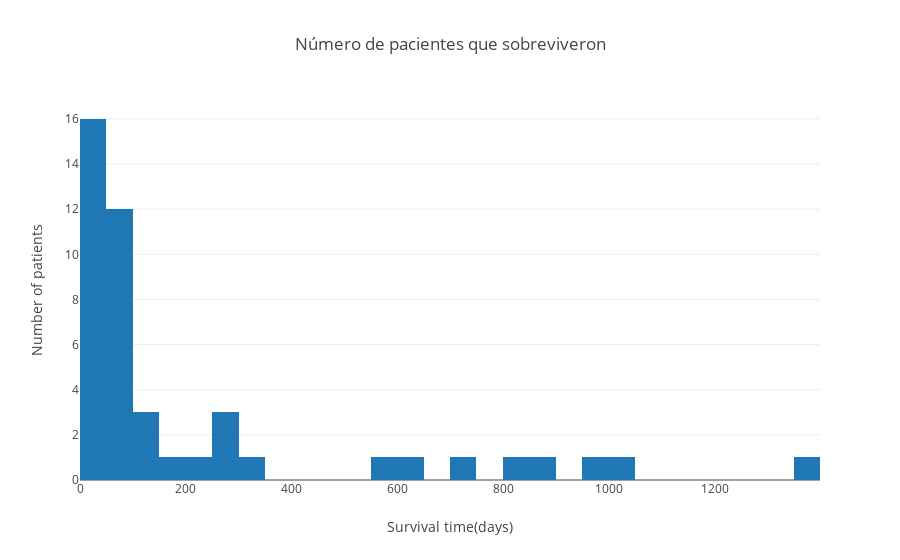

Here is the notebook cell this chart was saved with:
### Code cell
#CON PLOTLY
data2 = [go.Histogram(x=survival, nbinsx= 30)]
layout = go.Layout(title='Número de pacientes que sobreviveron', xaxis=dict(title='Survival time(days)'),yaxis=dict(title='Number of patients'))
fig = go.Figure(data=data2,layout=layout)
iplot(fig, filename = 'Hist')

### Figure 1 — Plotly figure (JSON) as saved in the notebook; plotly's stock layout.template omitted (floating-point values rounded to 4 significant figures)
{"data": [{"nbinsx": 30, "type": "histogram", "uid": "f8ad5d02-df1a-4f70-9095-0f633a789376", "x": [15, 3, 624, 46, 127, 64, 1350, 280, 23, 10, 1024, 39, 730, 136, 1, 836, 60, 54, 47, 1, 51, 44, 994, 51, 897, 253, 147, 51, 322, 65, 551, 66, 228, 65, 25, 63, 12, 29, 48, 297, 50, 68, 26, 161, 14]}], "layout": {"title": {"text": "Número de pacientes que sobreviveron"}, "xaxis": {"title": {"text": "Survival time(days)"}}, "yaxis": {"title": {"text": "Number of patients"}}}}
